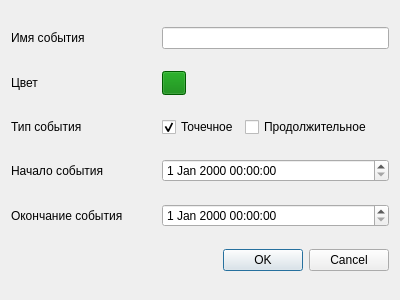
<?xml version="1.0" encoding="UTF-8"?>
<ui version="4.0">
 <class>ItemAdditionDialog</class>
 <widget class="QDialog" name="ItemAdditionDialog">
  <property name="geometry">
   <rect>
    <x>0</x>
    <y>0</y>
    <width>400</width>
    <height>300</height>
   </rect>
  </property>
  <property name="windowTitle">
   <string>Dialog</string>
  </property>
  <layout class="QGridLayout" name="gridLayout">
   <item row="0" column="0">
    <widget class="QLabel" name="labelTitle">
     <property name="text">
      <string>Имя события</string>
     </property>
    </widget>
   </item>
   <item row="0" column="1" colspan="2">
    <widget class="QLineEdit" name="lineEdit"/>
   </item>
   <item row="1" column="0">
    <widget class="QLabel" name="labelColor">
     <property name="text">
      <string>Цвет</string>
     </property>
    </widget>
   </item>
   <item row="1" column="1">
    <widget class="QPushButton" name="pushButtonColor">
     <property name="minimumSize">
      <size>
       <width>24</width>
       <height>24</height>
      </size>
     </property>
     <property name="maximumSize">
      <size>
       <width>24</width>
       <height>24</height>
      </size>
     </property>
     <property name="styleSheet">
      <string notr="true">background-color: green;</string>
     </property>
     <property name="text">
      <string/>
     </property>
    </widget>
   </item>
   <item row="2" column="0">
    <widget class="QLabel" name="labelType">
     <property name="text">
      <string>Тип события</string>
     </property>
    </widget>
   </item>
   <item row="2" column="1">
    <widget class="QCheckBox" name="checkBoxDot">
     <property name="text">
      <string>Точечное</string>
     </property>
     <property name="checked">
      <bool>true</bool>
     </property>
     <attribute name="buttonGroup">
      <string notr="true">buttonGroup</string>
     </attribute>
    </widget>
   </item>
   <item row="2" column="2">
    <widget class="QCheckBox" name="checkBoxInterval">
     <property name="text">
      <string>Продолжительное</string>
     </property>
     <attribute name="buttonGroup">
      <string notr="true">buttonGroup</string>
     </attribute>
    </widget>
   </item>
   <item row="3" column="0">
    <widget class="QLabel" name="labelBegin">
     <property name="text">
      <string>Начало события</string>
     </property>
    </widget>
   </item>
   <item row="3" column="1" colspan="2">
    <widget class="QDateTimeEdit" name="dateTimeEditBegin">
     <property name="timeSpec">
      <enum>Qt::UTC</enum>
     </property>
    </widget>
   </item>
   <item row="4" column="0">
    <widget class="QLabel" name="labelEnd">
     <property name="text">
      <string>Окончание события</string>
     </property>
    </widget>
   </item>
   <item row="4" column="1" colspan="2">
    <widget class="QDateTimeEdit" name="dateTimeEditEnd">
     <property name="timeSpec">
      <enum>Qt::UTC</enum>
     </property>
    </widget>
   </item>
   <item row="5" column="0" colspan="3">
    <widget class="QDialogButtonBox" name="buttonBox">
     <property name="orientation">
      <enum>Qt::Horizontal</enum>
     </property>
     <property name="standardButtons">
      <set>QDialogButtonBox::Cancel|QDialogButtonBox::Ok</set>
     </property>
    </widget>
   </item>
  </layout>
 </widget>
 <resources/>
 <connections>
  <connection>
   <sender>buttonBox</sender>
   <signal>accepted()</signal>
   <receiver>ItemAdditionDialog</receiver>
   <slot>accept()</slot>
   <hints>
    <hint type="sourcelabel">
     <x>248</x>
     <y>254</y>
    </hint>
    <hint type="destinationlabel">
     <x>157</x>
     <y>274</y>
    </hint>
   </hints>
  </connection>
  <connection>
   <sender>buttonBox</sender>
   <signal>rejected()</signal>
   <receiver>ItemAdditionDialog</receiver>
   <slot>reject()</slot>
   <hints>
    <hint type="sourcelabel">
     <x>316</x>
     <y>260</y>
    </hint>
    <hint type="destinationlabel">
     <x>286</x>
     <y>274</y>
    </hint>
   </hints>
  </connection>
 </connections>
 <buttongroups>
  <buttongroup name="buttonGroup"/>
 </buttongroups>
</ui>
